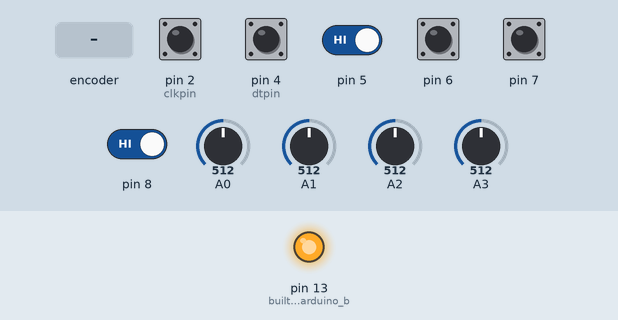
Recording of a sketch running on a simulated Arduino Leonardo, built with avr-gcc and run on an emulated ATmega32U4. Parts: output pins drawn as LEDs (lit = HIGH). The inputs (shaded band) are chosen by the test bench; at power-on: pin 2 (clkpin), pin 4 (dtpin), pin 5–8 HIGH, A0 = 512, A1 = 512, A2 = 512, A3 = 512. USB keyboard and mouse output is not drawn; what the sketch prints to the serial monitor is not drawn.

Above: at 0.1 s.
At 2.7 s:
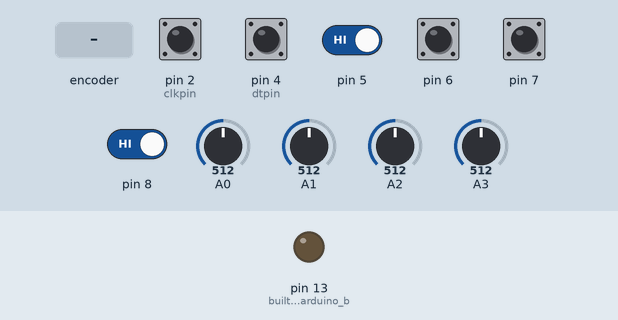
2.8 s: rotary encoder on pin 2 (clkpin) / pin 4 (dtpin) turned 1 step (first pin leading)
4.5 s: pin 5 driven LOW and pin 8 driven LOW
Timing chart, 0 to 7.5 s (numbered marks = the images above; inputs shaded):
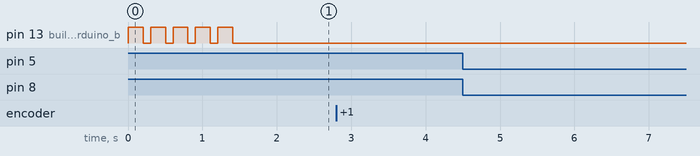

The sketch:

Joystick-console-2-fuel-taillock.ino
```cpp
#include <Joystick.h>

#include <ezButton.h>

// uncomment following for internal info reporting
#define _DEBUG_ENCODER_

class KY040b
{
    int Button1=0;    // Up Button
    int Button2=1;    // Down Button
    // pins
    int CLK;  // CK on encoder
    int DT;  // DT on encoder
    // debounce time for all pins
    int debounce; // ms debounce time

  public:
    bool moved = false;
    int position = 0;
    Joystick_ * Joystick;

    // I exposed these for easy external access, rather than using delegates
    ezButton * buttonClk;
    ezButton * buttonDt;

    // Contructor provides defaults for pins and debounce time - I am using a MEGA2560
    KY040b(int clkpin=2, int dtpin=4, int deb=10, int buttonUp=0, int buttonDown=1 )
    // default construction using pro-forma parameters
       : CLK(clkpin), DT(dtpin), debounce(deb), Button1(buttonUp), Button2(buttonDown)
    {
        buttonClk = new ezButton(CLK);
        buttonDt = new ezButton(DT);

        buttonClk->setDebounceTime(debounce);
        buttonDt->setDebounceTime(debounce);

        Button1 = buttonUp;
        Button2 = buttonDown;


        pinMode (CLK,INPUT);
        pinMode (DT,INPUT);

         #ifdef _DEBUG_ENCODER_
              Serial.print("Init Button1: "); Serial.println(Button1);
              Serial.print("Init Button2: "); Serial.println(Button2);
              Serial.print("Init DT: "); Serial.println(DT);
              Serial.print("Init DT: "); Serial.println(DT);


       #endif
    };

    ~KY040b()
    {
      delete buttonClk;
      delete buttonDt;
    };


void nullButton() {
  Joystick->setButton(Button1, 0);
  Joystick->setButton(Button2, 0);
  #ifdef _DEBUG_ENCODER_
              Serial.print("Button Null: "); Serial.print(Button1);Serial.print(":");Serial.println(Button2);
       #endif
}
 // Check if Rotary Encoder was moved
void tapButtonUp() {
  Joystick->setButton(Button1, 1);
  Joystick->setButton(Button2, 0);
   #ifdef _DEBUG_ENCODER_
              Serial.print("Button Up: "); Serial.println(Button1);
       #endif
  // delay(200);

}

void tapButtonDown() {
  Joystick->setButton(Button1, 0);
  Joystick->setButton(Button2, 1);
   #ifdef _DEBUG_ENCODER_
              Serial.print("Button Down: "); Serial.println(Button2);
       #endif
  //delay(200);

}

    void loop(void)
    {
      static uint8_t accum = 0; // Not really required - used this in tests
      moved = false;

      static int8_t count = 0; // each detent position change generates TWO events
      static int rotation = buttonClk->getState();
      int value, dt;

      buttonClk->loop(); // MUST call the loop() func for each pin
      buttonDt->loop(); //

      value = buttonClk->getState();
       #ifdef _DEBUG_ENCODER_
              Serial.print("value CLk State: ");Serial.print(value); Serial.print(" CLK: "); Serial.print(CLK); Serial.print(" DT: "); Serial.println (DT);;
       #endif
      if (value != rotation) // compare with previous reading
      {
        dt = buttonDt->getState();
        if (dt != value)
        {
          // Clockwise
          if (count == 1)
          {
            position++; // update the global
            tapButtonUp();
            moved = true;

            #ifdef _DEBUG_ENCODER_
                Serial.println ("clockwise");
            #endif
          }
        }
        else
        {
          //Counterclockwise
          if (count == 1)
          {
            position--;
            tapButtonDown();
            moved = true;

            #ifdef _DEBUG_ENCODER_
                Serial.println("counterclockwise");
            #endif
          }
        }
        rotation = value; // update last reading

        // the following is for interest only, to see the coded sequences
        accum = accum << 1;
        accum |= value;
        accum = accum << 1;
        accum |= dt;

        count++; // required
        if (count == 2)
        {
           #ifdef _DEBUG_ENCODER_
              Serial.print("accum: "); Serial.println(accum, BIN);
              Serial.print("Encoder Position: "); Serial.println(position);
           #endif
           count = 0; // reset!
           accum = 0;
        }
      }
    };

}; // end KY040b


// Create Joystick
Joystick_ Joystick;
int throttle1_ = 0;
int throttle2_ = 0;

int prop1_ = 0;
int prop2_ = 0;


//int clkpin=2, int dtpin=4, int deb=10, int buttonUp, int buttonDown
KY040b encoder (2, 4, 11,0,1);
KY040b encoder2 (5,6,15,2,3);
KY040b encoder3 (7,8,15,4,5);


void setup()
{
  encoder.Joystick = &Joystick;
  Joystick.setXAxisRange(40, 981);
  Joystick.setYAxisRange(40, 981);

  Joystick.setRudderRange(40, 981);
  Joystick.setThrottleRange(40, 981);

    Serial.begin(2000000);


  pinMode(LED_BUILTIN, OUTPUT);     // built in LED on arduino board for debug and demonstration purposes
  pinMode(A0, INPUT);
  pinMode(A1, INPUT);
  pinMode(A2, INPUT);
  pinMode(A3, INPUT);


  Joystick.begin(true);


  ErrorBlink(LED_BUILTIN, 5);       // let everyone know we are awake

 //Initialize serial and wait for port to open:
  while (!Serial)
  {
    ErrorBlink(LED_BUILTIN, 2);
    delay(300);
  }

  digitalWrite(LED_BUILTIN, LOW);
}


void loop()
{
  throttle1_ = analogRead(A2);
  throttle1_ = map(throttle1_,0,1023, 45,980);
  throttle2_ = analogRead(A3);
  throttle2_ = map(throttle2_,0,1023, 45,980);
  prop1_ = analogRead(A0);
  prop1_ = map(prop1_,0,1023, 45,980);
  prop2_ = analogRead(A1);
  prop2_ = map(prop2_,0,1023, 45,980);

  Joystick.setXAxis(prop1_);
  Joystick.setYAxis(prop2_);
  Joystick.setThrottle(throttle1_);
  Joystick.setRudder(throttle2_);


 static int position = 0;
  static int position2 = 0;
 static int position3 = 0;


    encoder.loop();

    int pos = encoder.position;
    if (pos != position)
    {
        position = pos;
        Serial.print("Encoder Position1: "); Serial.println(position);

    }

    if (encoder.moved)
      encoder.nullButton();

      //Encoder 2

    encoder2.loop();


    int pos2 = encoder2.position;
    if (pos2 != position2)
    {
        position2 = pos2;
        Serial.print("Encoder Position2: "); Serial.println(position2);

    }

    if (encoder2.moved)
      encoder2.nullButton();

//Encoder 3
    encoder3.loop();

    int pos3 = encoder3.position;
    if (pos3 != position3)
    {
        position3 = pos3;
        Serial.print("Encoder Position3: "); Serial.println(position3);

    }

    if (encoder3.moved)
      encoder3.nullButton();

}


void ErrorBlink(int pin, int count)
{
  for (int i = 0; i< count; i++)
  {
   digitalWrite(pin, HIGH);
   delay(200);
   digitalWrite(pin, LOW);
   delay(100);
  }
}
```
